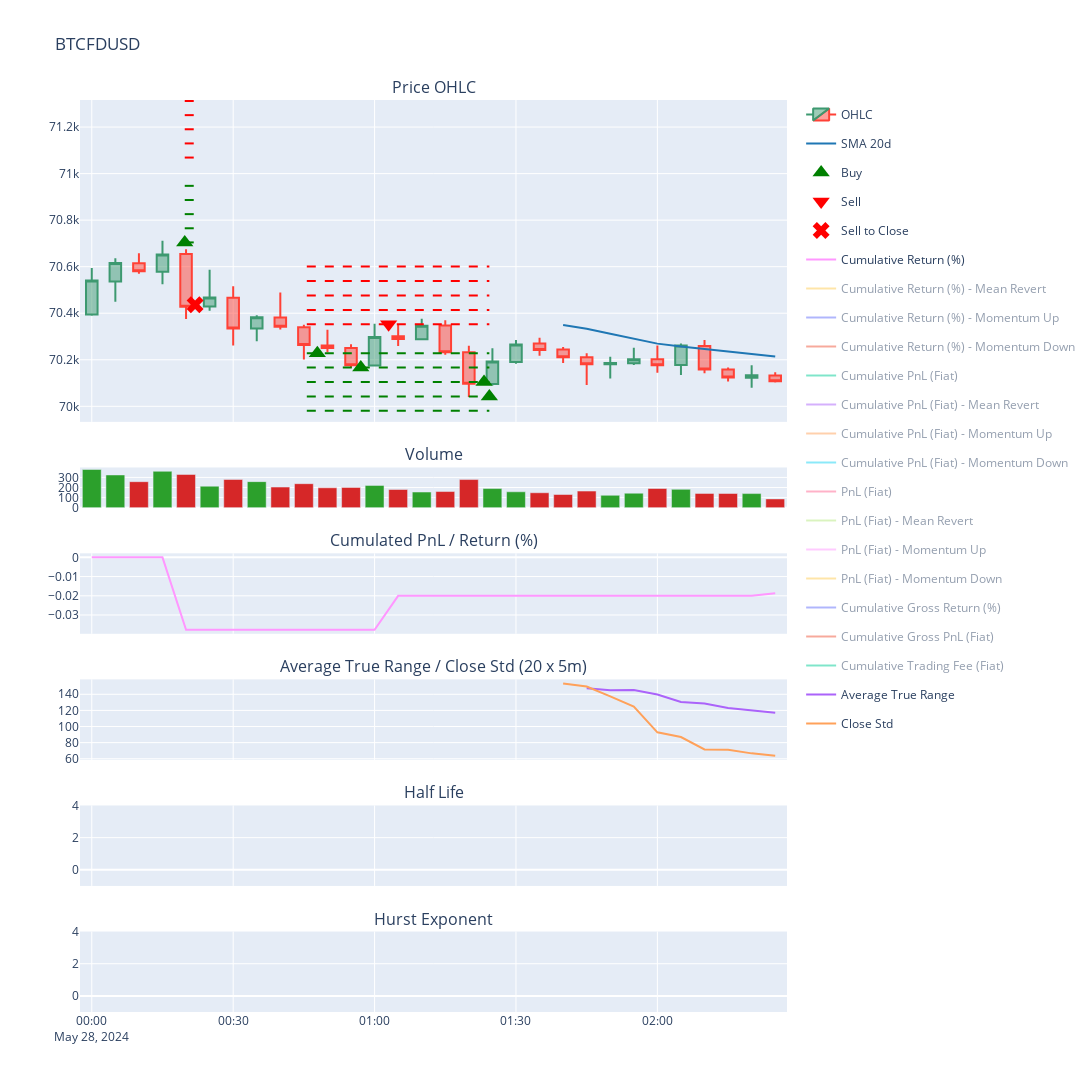
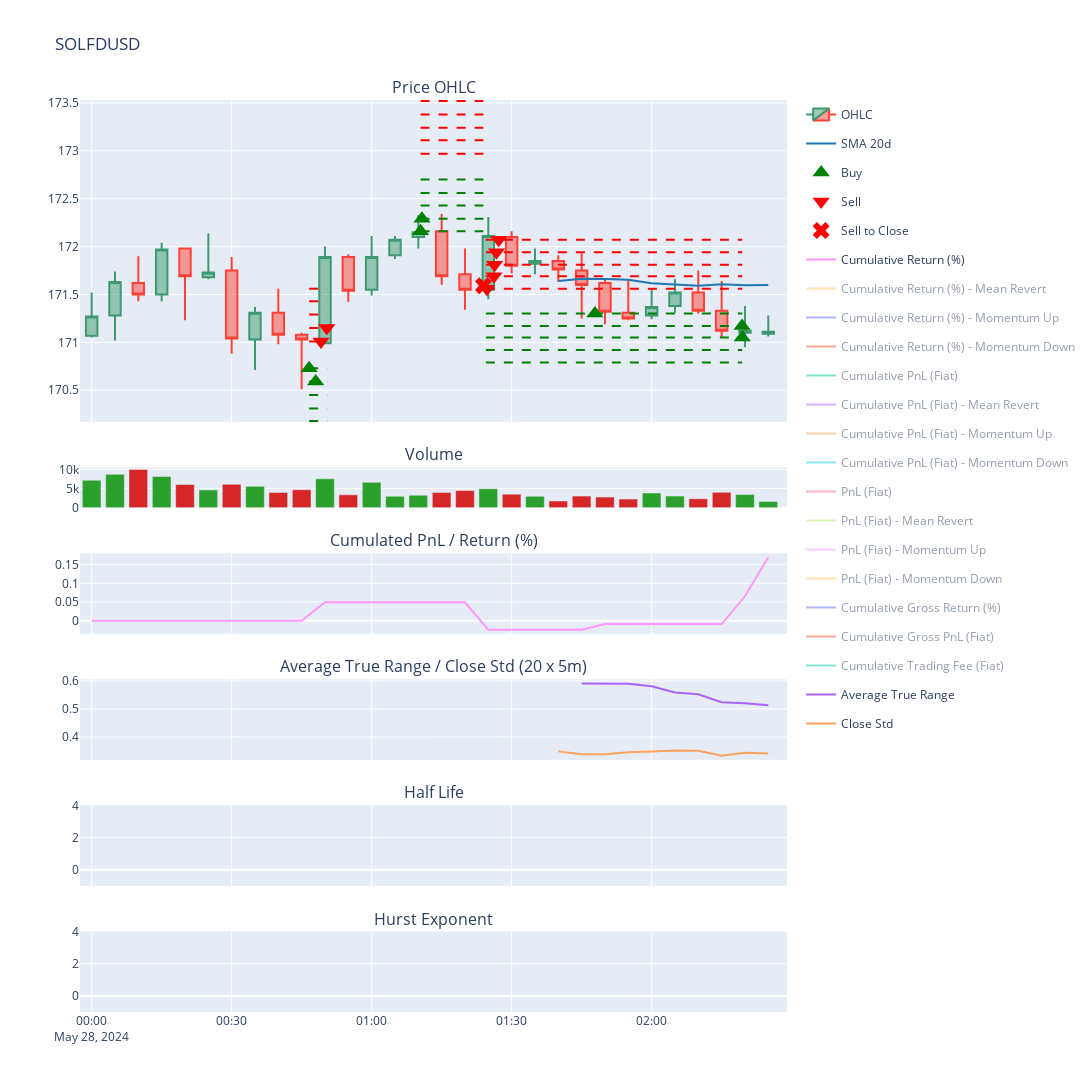
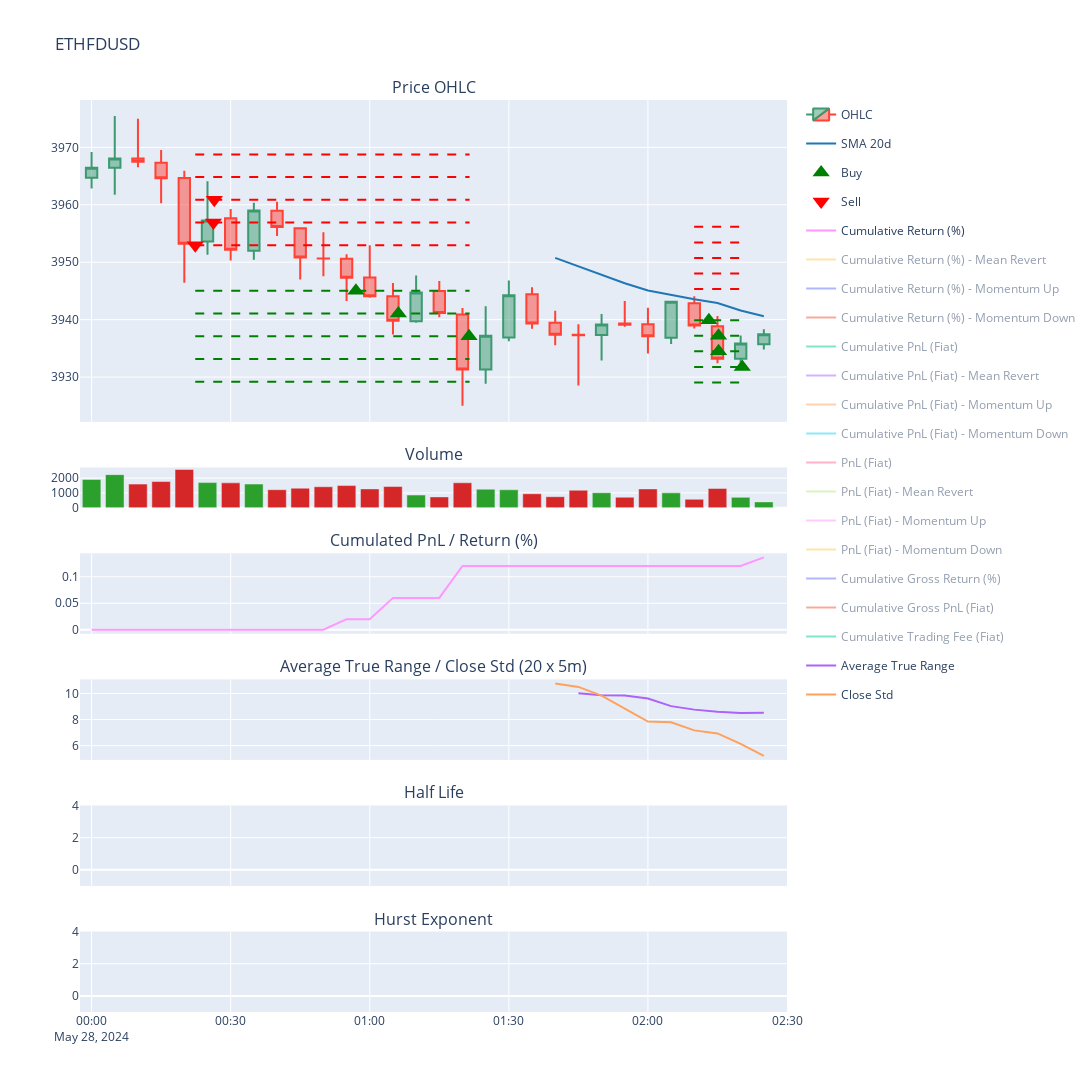

Write notebook code for charts like these, in order.
### Code cell
for k, v in strategy_dict.items():
    strategy = v
    strategy.load_data(date_str, lookback_end=date_str_end)    
    strategy.summary(True, lastn=20)
